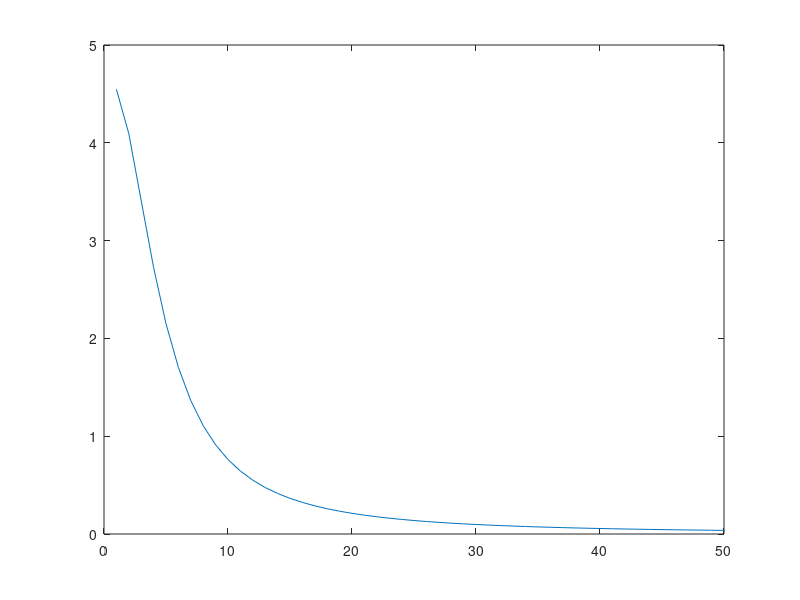

Recreate this plot in MATLAB.
%%
clc, clear all, close all

%% Constants

%%%Betz limit
betz_limit = 16/27;

%%% Density of air
density = 1.225; %(kg/m^3)

%%%Design Power
design_power = 10e6; %(Watts)

%%% Design tip speed
tip_speed = 8; %Use 8

%%% blade number
blade_number = 3;

%%% design efficiency
design_efficiency = .9;

%%%Cutin /cut out speed
cutin = 0.05; %(Fraction of design speed)
cutout = 1.5;  %(Fraction of design speed)

%% Test matrix
%%%[ Design wind speed (m/s) 
%%% Angle of attak (degrees)]
test_matrix = [10 10];

%% Design
%%%number of discritizations
disc = 50; 

for ii = 1:size(test_matrix,1)
    %%%Extract test data
    v_design = test_matrix(ii,1); %%%(m/s)
    aoa = test_matrix(ii,2); %%%(degrees)

    %%%Design power density (W/m^2)
    p_density_design = (1/2)*density*betz_limit*design_efficiency*v_design^3;

    %%%Swept area(m^2)
    swept_area = design_power/p_density_design;

    %%% Blade length (m)
    blade_length = (swept_area/pi)^(1/2);

    %%%rotational speed (radians/second)
    rotate_speed = tip_speed*v_design/blade_length;

    %%%Coefficients of lift/drag
    CL = 0.6 + 0.066*aoa - 0.001*aoa^2 - 3.8e-5*aoa^3;
    CD = .12 - .11*cosd(aoa);

    %% Discretize and evalute the blade
    for jj = 1:disc
        %%% find the average distance from the hub for r_i
        r_i = blade_length/disc*(jj-1) +blade_length/disc/2;

        %%% find the apparent wind speed
        w_i = ((r_i*rotate_speed)^2 + (v_design*2/3)^2)^(1/2);

        %%% Find local betz limit
        betz(jj) = betz_limit*(1/2)*density*v_design^3*r_i*(blade_length/disc)*2*pi;

        %%% Building lift/drag torque to power equation
        alpha(jj) = blade_number*rotate_speed*(1/2)*density*w_i^2*r_i*(blade_length/disc)*(CL*2/3*v_design - CD*r_i*rotate_speed);
        %%%Chord length
        k(jj) = betz(jj)/alpha(jj);
    
    
    end
end

figure
plot(k)